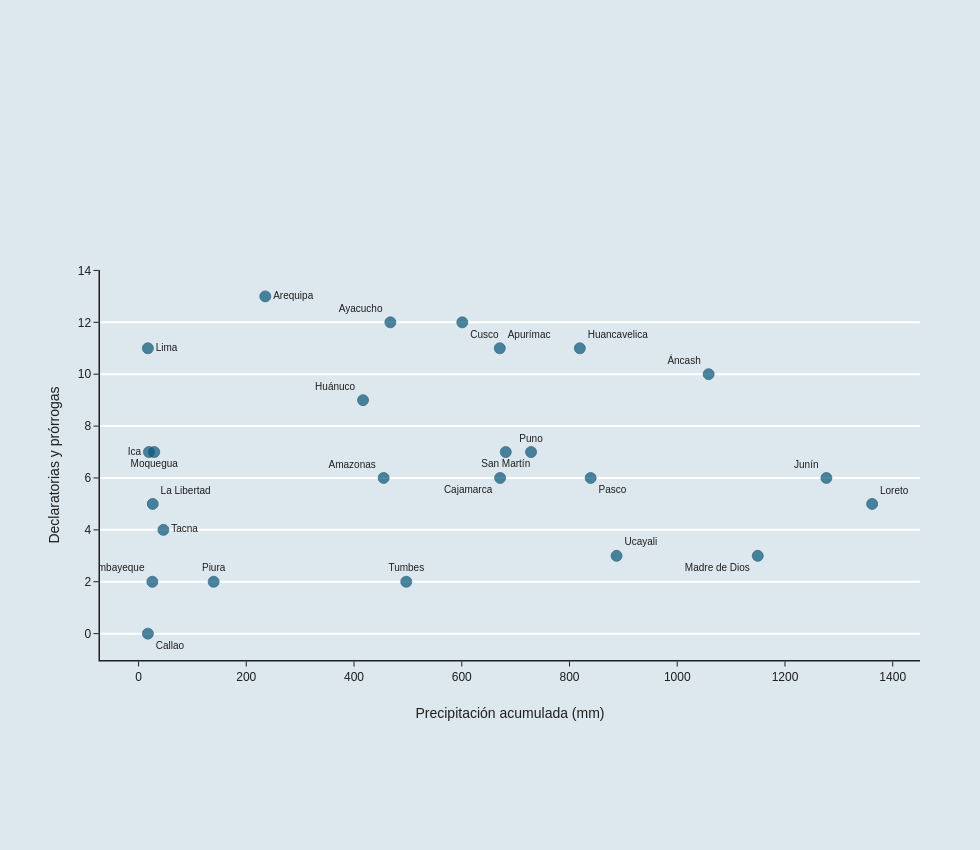

Notebook cell for this chart:
### Code cell
# Configura el eje de normas de emergencia.
fig_scatter.update_yaxes(

    # Explica exactamente qué está contando.
    title="Declaratorias y prórrogas",

    # Mantiene líneas horizontales de referencia.
    showgrid=True,

    # Usa líneas blancas suaves.
    gridcolor="white",

    # Define el grosor de las líneas horizontales.
    gridwidth=2,

    # Mantiene la línea del eje.
    showline=True,

    # Define su color.
    linecolor="#1F1F1F",

    # Define su grosor.
    linewidth=1.5,

    # Coloca marcas hacia afuera.
    ticks="outside",

    # Define el color de las marcas.
    tickcolor="#1F1F1F",

    # Elimina la línea especial en cero.
    zeroline=False,

    # Separa el título del eje.
    title_standoff=15
)

### Figure 1 — Plotly figure (JSON) as saved in the notebook; plotly's stock layout.template omitted (floating-point values rounded to 4 significant figures)
{"data": [{"customdata": [["Chachapoyas", 4, 2], ["Huaraz", 5, 5], ["Abancay", 7, 4], ["Arequipa", 7, 6], ["Ayacucho", 7, 5], ["Cajamarca", 3, 3], ["Callao", 0, 0], ["Cusco", 7, 5], ["Huancavelica", 7, 4], ["Huánuco", 6, 3], ["Ica", 4, 3], ["Huancayo", 5, 1], ["Trujillo", 2, 3], ["Chiclayo", 0, 2], ["Lima", 6, 5], ["Iquitos", 3, 2], ["Puerto Maldonado", 3, 0], ["Moquegua", 5, 2], ["Cerro de Pasco", 3, 3], ["Piura", 0, 2], ["Puno", 5, 2], ["Moyobamba", 3, 4], ["Tacna", 4, 0], ["Tumbes", 0, 2], ["Pucallpa", 3, 0]], "hovertemplate": "<b>%{text}</b><br>Capital: %{customdata[0]}<br>Precipitación acumulada: %{x:.1f} mm<br>Declaratorias: %{customdata[1]}<br>Prórrogas: %{customdata[2]}<br>Total de normas: %{y}<extra></extra>", "marker": {"color": "#0B5A7D", "line": {"color": "#083D56", "width": 0.8}, "opacity": 0.72, "size": 11}, "mode": "markers+text", "name": "", "text": ["Amazonas", "Áncash", "Apurímac", "Arequipa", "Ayacucho", "Cajamarca", "Callao", "Cusco", "Huancavelica", "Huánuco", "Ica", "Junín", "La Libertad", "Lambayeque", "Lima", "Loreto", "Madre de Dios", "Moquegua", "Pasco", "Piura", "Puno", "San Martín", "Tacna", "Tumbes", "Ucayali"], "textfont": {"color": "#1F1F1F", "size": 10}, "textposition": ["top left", "top left", "top right", "middle right", "top left", "bottom left", "bottom right", "bottom right", "top right", "top left", "middle left", "top left", "top right", "top left", "middle right", "top right", "bottom left", "bottom center", "bottom right", "top center", "top center", "bottom center", "middle right", "top center", "top right"], "type": "scatter", "x": [455.0, 1058.0, 670.6, 235.3, 467.5, 671.2, 17.3, 601.0, 819.2, 416.7, 19.3, 1277.0, 26.3, 25.6, 17.3, 1362.0, 1150.0, 29.1, 839.3, 139.4, 728.6, 681.7, 46.1, 497.0, 887.4], "y": [6, 10, 11, 13, 12, 6, 0, 12, 11, 9, 7, 6, 5, 2, 11, 5, 3, 7, 6, 2, 7, 7, 4, 2, 3]}], "layout": {"font": {"color": "#1F1F1F", "family": "Arial", "size": 12}, "height": 850, "margin": {"b": 190, "l": 100, "r": 60, "t": 270}, "paper_bgcolor": "#DCE8EE", "plot_bgcolor": "#DCE8EE", "showlegend": false, "title": {"text": ""}, "width": 980, "xaxis": {"linecolor": "#1F1F1F", "linewidth": 1.5, "showgrid": false, "showline": true, "tickcolor": "#1F1F1F", "ticks": "outside", "title": {"standoff": 25, "text": "Precipitación acumulada (mm)"}, "zeroline": false}, "yaxis": {"gridcolor": "white", "gridwidth": 2, "linecolor": "#1F1F1F", "linewidth": 1.5, "showgrid": true, "showline": true, "tickcolor": "#1F1F1F", "ticks": "outside", "title": {"standoff": 15, "text": "Declaratorias y prórrogas"}, "zeroline": false}}}
